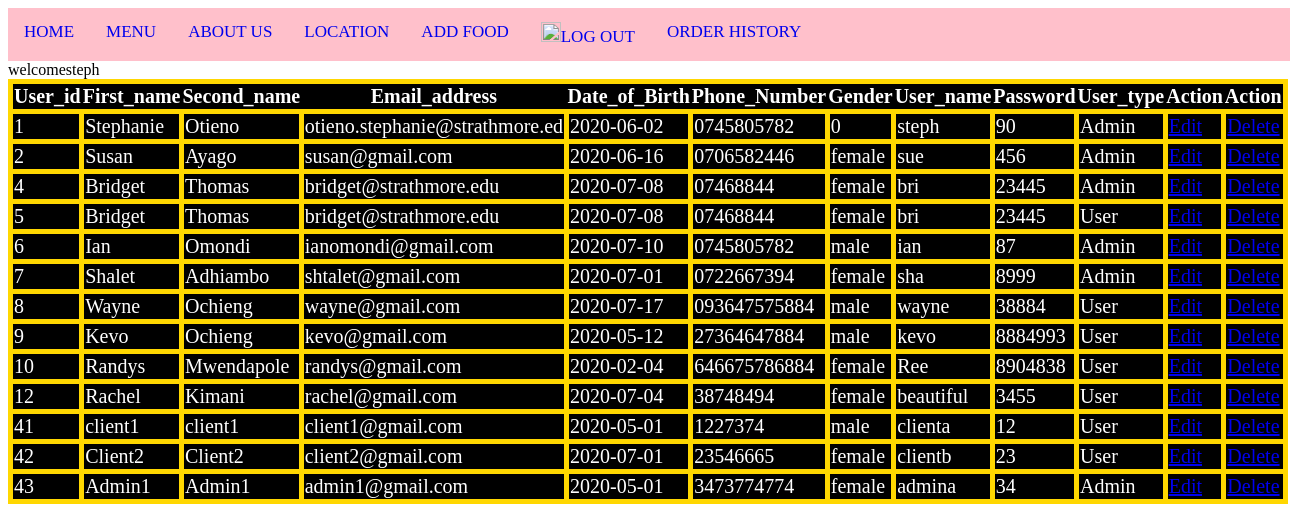
/Admin.php?page=1 (signed in), run on the app's committed database.
### tables this page shows
CREATE TABLE `user_details` (
  `User_id` int(11) NOT NULL,
  `First_name` text NOT NULL,
  `Second_name` text NOT NULL,
  `Email_address` varchar(30) NOT NULL,
  `Date_of_Birth` date NOT NULL,
  `Phone_No` text NOT NULL,
  `Gender` text NOT NULL,
  `User_name` text NOT NULL,
  `Password` int(11) NOT NULL,
  `User_type` varchar(256) NOT NULL
);

### Admin.php (the view, shortened to what this page needs)
<!DOCTYPE html>
 	<html>
 	<head>
 		<link rel="stylesheet" type="text/css" href="Admin.css">
 	</head>
 	<body>
 	<div class="navigation">
					<a  class="active" href="firstwebsite.php">HOME</a>
					<a href="view_fooditems.php">MENU</a>
					 <a href="#">ABOUT US</a>
					   <a href="#">LOCATION</a>
					   <a href="upload_image.php">ADD FOOD</a>
					     <a href="logout.php"><img src="DOWNLOADS/login.jpg"height="20" width="20">LOG OUT</a>
					     <a href="view.php">ORDER HISTORY</a>
					 </div>
 	</body>
 	</html>
<?php
echo "welcome".$_SESSION["User_name"];
?>
<?php
$link=connect();
$sql="SELECT User_id,First_name,Second_name,Email_address,Date_of_Birth,Phone_No,Gender,User_name,Password,User_type FROM user_details";
    $results=mysqli_query($link,$sql);
    $rows=mysqli_num_rows($results);
if ($rows!=0) {
?>
<!DOCTYPE html>
<html>
<head>
	<link rel="stylesheet" type="text/css" href="table.css">
</head>
<body>
	<table>
		<tr>
			<th>User_id</th>
			<th>First_name </th>
			<th>Second_name</th>
			<th>Email_address</th>
			<th>Date_of_Birth</th>
			<th>Phone_Number</th>
			<th>Gender </th>
			<th>User_name</th>
            <th>Password </th>
            <th>User_type</th>
            <th>Action</th>
            <th>Action</th>
		</tr>
<?php
while ($result=mysqli_fetch_assoc($results)) {
	echo "
	<tr>
		<td>" .$result["User_id"]."</td>
                <td>".$result["First_name"]."</td>
                <td>".  $result["Second_name"]."</td>
                <td>".  $result["Email_address"]."</td>
                <td>". $result["Date_of_Birth"]."</td>
                <td>". $result["Phone_No"]."</td>
                <td>".  $result["Gender"]."</td>
                <td>".  $result["User_name"]."</td>
                <td>".$result["Password"]."</td>
                <td>".$result["User_type"]."</td>
                <td><a href='edit.php?id=$result[User_id]&fn=$result[First_name]&sn=$result[Second_name]&em=$result[Email_address]&dob=$result[Date_of_Birth]&pn=$result[Phone_No]&gn=$result[Gender]&un=$result[User_name]&pa=$result[Password]'>Edit</a></td>
                <td><a href='delete.php?id=$result[User_id]'>Delete</a></td>
	</tr>";
}
}
else{
	echo "no record";
}
	?>
</table>

### Admin.css (style rules this page uses)
.navigation { background-color: pink; overflow: hidden; }
.navigation a { float: left; text-align: center; padding: 14px 16px; text-decoration: none; font-size: 17px; }
body { background-color: white; background-image: url("DOWNLOADS/nyama choma.jpg "); height: 100%; background-position: center; background-repeat: no-repeat; background-size: cover; }

### table.css (style rules this page uses)
table,td { border: 5px solid gold; color: white; font-size: 20px; background-color: black; }
table { border-collapse:collapse; }

### data on the page
user_details: User_id "1", First_name "Stephanie", Second_name "Otieno", Email_address "otieno.stephanie@strathmore.ed", Date_of_Birth "2020-06-02", Phone_No "0745805782", Gender "0", User_name "steph", Password "90", User_type "Admin"
user_details: User_id "2", First_name "Susan", Second_name "Ayago", Email_address "susan@gmail.com", Date_of_Birth "2020-06-16", Phone_No "0706582446", Gender "female", User_name "sue", Password "456", User_type "Admin"
user_details: User_id "4", First_name "Bridget", Second_name "Thomas", Email_address "bridget@strathmore.edu", Date_of_Birth "2020-07-08", Phone_No "07468844", Gender "female", User_name "bri", Password "23445", User_type "Admin"
user_details: User_id "5", First_name "Bridget", Second_name "Thomas", Email_address "bridget@strathmore.edu", Date_of_Birth "2020-07-08", Phone_No "07468844", Gender "female", User_name "bri", Password "23445", User_type "User"
user_details: User_id "6", First_name "Ian", Second_name "Omondi", Email_address "ianomondi@gmail.com", Date_of_Birth "2020-07-10", Phone_No "0745805782", Gender "male", User_name "ian", Password "87", User_type "Admin"
user_details: User_id "7", First_name "Shalet", Second_name "Adhiambo", Email_address "shtalet@gmail.com", Date_of_Birth "2020-07-01", Phone_No "0722667394", Gender "female", User_name "sha", Password "8999", User_type "Admin"
user_details: User_id "8", First_name "Wayne", Second_name "Ochieng", Email_address "wayne@gmail.com", Date_of_Birth "2020-07-17", Phone_No "093647575884", Gender "male", User_name "wayne", Password "38884", User_type "User"
user_details: User_id "9", First_name "Kevo", Second_name "Ochieng", Email_address "kevo@gmail.com", Date_of_Birth "2020-05-12", Phone_No "27364647884", Gender "male", User_name "kevo", Password "8884993", User_type "User"
user_details: User_id "10", First_name "Randys", Second_name "Mwendapole", Email_address "randys@gmail.com", Date_of_Birth "2020-02-04", Phone_No "646675786884", Gender "female", User_name "Ree", Password "8904838", User_type "User"
user_details: User_id "12", First_name "Rachel", Second_name "Kimani", Email_address "rachel@gmail.com", Date_of_Birth "2020-07-04", Phone_No "38748494", Gender "female", User_name "beautiful", Password "3455", User_type "User"
user_details: User_id "41", First_name "client1", Second_name "client1", Email_address "client1@gmail.com", Date_of_Birth "2020-05-01", Phone_No "1227374", Gender "male", User_name "clienta", Password "12", User_type "User"
user_details: User_id "42", First_name "Client2", Second_name "Client2", Email_address "client2@gmail.com", Date_of_Birth "2020-07-01", Phone_No "23546665", Gender "female", User_name "clientb", Password "23", User_type "User"
user_details: User_id "43", First_name "Admin1", Second_name "Admin1", Email_address "admin1@gmail.com", Date_of_Birth "2020-05-01", Phone_No "3473774774", Gender "female", User_name "admina", Password "34", User_type "Admin"

### other printed values
$_SESSION["User_name"] "steph"
